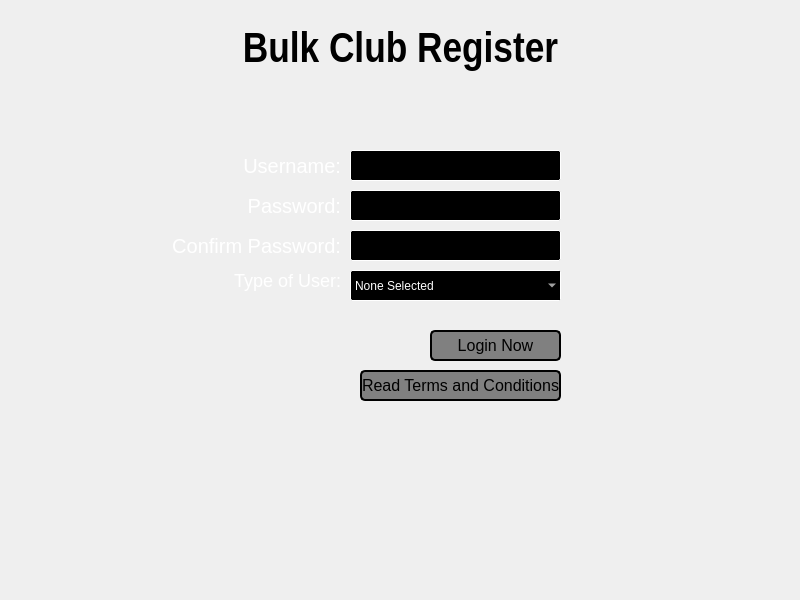
<?xml version="1.0" encoding="UTF-8"?>
<ui version="4.0">
 <class>Register</class>
 <widget class="QDialog" name="Register">
  <property name="geometry">
   <rect>
    <x>0</x>
    <y>0</y>
    <width>800</width>
    <height>600</height>
   </rect>
  </property>
  <property name="windowTitle">
   <string>Dialog</string>
  </property>
  <widget class="QLineEdit" name="password_textbox">
   <property name="geometry">
    <rect>
     <x>350</x>
     <y>190</y>
     <width>211</width>
     <height>31</height>
    </rect>
   </property>
   <property name="focusPolicy">
    <enum>Qt::ClickFocus</enum>
   </property>
   <property name="styleSheet">
    <string notr="true">QLineEdit#password_textbox {
	color: white;
	background: black;
	font-family: arial;
	font-siz	e: 16px;
	border:1px solid #ffffff;
	border-radius: 2px;
}

QLineEdit#password_textbox:hover {
	background: #191b1c;
	border: 2px solid white;
}</string>
   </property>
   <property name="inputMask">
    <string/>
   </property>
   <property name="echoMode">
    <enum>QLineEdit::Password</enum>
   </property>
  </widget>
  <widget class="QPushButton" name="login_button">
   <property name="geometry">
    <rect>
     <x>430</x>
     <y>330</y>
     <width>131</width>
     <height>31</height>
    </rect>
   </property>
   <property name="focusPolicy">
    <enum>Qt::ClickFocus</enum>
   </property>
   <property name="styleSheet">
    <string notr="true">QPushButton#login_button{
	background: gray;
	color: black;
	font-size: 16px;
	border:2px solid #000000;
	border-radius: 5px;
}

QPushButton#login_button:hover{
	background: #b2b9bf;
}</string>
   </property>
   <property name="text">
    <string>Login Now</string>
   </property>
  </widget>
  <widget class="QLabel" name="user_type_label">
   <property name="geometry">
    <rect>
     <x>230</x>
     <y>270</y>
     <width>111</width>
     <height>21</height>
    </rect>
   </property>
   <property name="styleSheet">
    <string notr="true">QLabel#user_type_label {
	font-size: 18px;
	color: white;
}</string>
   </property>
   <property name="text">
    <string>Type of User:</string>
   </property>
   <property name="alignment">
    <set>Qt::AlignRight|Qt::AlignTrailing|Qt::AlignVCenter</set>
   </property>
  </widget>
  <widget class="QLabel" name="password_label">
   <property name="geometry">
    <rect>
     <x>240</x>
     <y>190</y>
     <width>101</width>
     <height>31</height>
    </rect>
   </property>
   <property name="styleSheet">
    <string notr="true">QLabel#password_label {
	color: white;
	font-size: 20px;
}</string>
   </property>
   <property name="text">
    <string>Password:</string>
   </property>
   <property name="alignment">
    <set>Qt::AlignRight|Qt::AlignTrailing|Qt::AlignVCenter</set>
   </property>
  </widget>
  <widget class="QLabel" name="username_label">
   <property name="geometry">
    <rect>
     <x>240</x>
     <y>150</y>
     <width>101</width>
     <height>31</height>
    </rect>
   </property>
   <property name="styleSheet">
    <string notr="true">QLabel#username_label {
	font-size: 20px;
	color: white;
}</string>
   </property>
   <property name="text">
    <string>Username:</string>
   </property>
   <property name="alignment">
    <set>Qt::AlignRight|Qt::AlignTrailing|Qt::AlignVCenter</set>
   </property>
  </widget>
  <widget class="QLineEdit" name="username_textbox">
   <property name="geometry">
    <rect>
     <x>350</x>
     <y>150</y>
     <width>211</width>
     <height>31</height>
    </rect>
   </property>
   <property name="focusPolicy">
    <enum>Qt::ClickFocus</enum>
   </property>
   <property name="styleSheet">
    <string notr="true">QLineEdit#username_textbox {
	color: white;
	background: black;
	font-family: arial;
	font-siz	e: 16px;
	border:1px solid #ffffff;
	border-radius: 2px;
}

QLineEdit#username_textbox:hover {
	background: #191b1c;
	border: 2px solid white;
}</string>
   </property>
  </widget>
  <widget class="QComboBox" name="user_type_combo">
   <property name="geometry">
    <rect>
     <x>350</x>
     <y>270</y>
     <width>211</width>
     <height>31</height>
    </rect>
   </property>
   <property name="focusPolicy">
    <enum>Qt::ClickFocus</enum>
   </property>
   <property name="styleSheet">
    <string notr="true">QComboBox#user_type_combo{
	color: white;
	font-family: arial;
	background: pale;
	border:1px solid #ffffff;
	border-radius: 2px;
}

QComboBox#user_type_combo:hover {
	background: #191b1c;
	border: 2px solid white;
}</string>
   </property>
   <item>
    <property name="text">
     <string>None Selected</string>
    </property>
   </item>
   <item>
    <property name="text">
     <string>Administrator</string>
    </property>
   </item>
   <item>
    <property name="text">
     <string>Store Manager</string>
    </property>
   </item>
  </widget>
  <widget class="QLabel" name="header_label">
   <property name="geometry">
    <rect>
     <x>0</x>
     <y>20</y>
     <width>801</width>
     <height>61</height>
    </rect>
   </property>
   <property name="font">
    <font>
     <pointsize>32</pointsize>
     <bold>true</bold>
    </font>
   </property>
   <property name="styleSheet">
    <string notr="true">QLabel#header_label {
	font-family: Arial Narrow;
	color: black;
	font-weight: bold;
}</string>
   </property>
   <property name="text">
    <string>Bulk Club Register</string>
   </property>
   <property name="alignment">
    <set>Qt::AlignCenter</set>
   </property>
  </widget>
  <widget class="QPushButton" name="information_button">
   <property name="geometry">
    <rect>
     <x>360</x>
     <y>370</y>
     <width>201</width>
     <height>31</height>
    </rect>
   </property>
   <property name="focusPolicy">
    <enum>Qt::ClickFocus</enum>
   </property>
   <property name="styleSheet">
    <string notr="true">QPushButton#information_button{
	background: gray;
	color: black;
	font-size: 16px;
	border:2px solid #000000;
	border-radius: 5px;
}

QPushButton#information_button:hover{
	background: #b2b9bf;
}</string>
   </property>
   <property name="text">
    <string>Read Terms and Conditions</string>
   </property>
  </widget>
  <widget class="QLineEdit" name="confirm_pass_textbox">
   <property name="geometry">
    <rect>
     <x>350</x>
     <y>230</y>
     <width>211</width>
     <height>31</height>
    </rect>
   </property>
   <property name="focusPolicy">
    <enum>Qt::ClickFocus</enum>
   </property>
   <property name="styleSheet">
    <string notr="true">QLineEdit#confirm_pass_textbox {
	color: white;
	background: black;
	font-family: arial;
	font-siz	e: 16px;
	border:1px solid #ffffff;
	border-radius: 2px;
}

QLineEdit#confirm_pass_textbox:hover {
	background: #191b1c;
	border: 2px solid white;
}</string>
   </property>
   <property name="inputMask">
    <string/>
   </property>
   <property name="echoMode">
    <enum>QLineEdit::Password</enum>
   </property>
  </widget>
  <widget class="QLabel" name="confirm_pass_label">
   <property name="geometry">
    <rect>
     <x>170</x>
     <y>230</y>
     <width>171</width>
     <height>31</height>
    </rect>
   </property>
   <property name="styleSheet">
    <string notr="true">QLabel#confirm_pass_label {
	color: white;
	font-size: 20px;
}</string>
   </property>
   <property name="text">
    <string>Confirm Password:</string>
   </property>
   <property name="alignment">
    <set>Qt::AlignRight|Qt::AlignTrailing|Qt::AlignVCenter</set>
   </property>
  </widget>
 </widget>
 <resources/>
 <connections/>
</ui>
